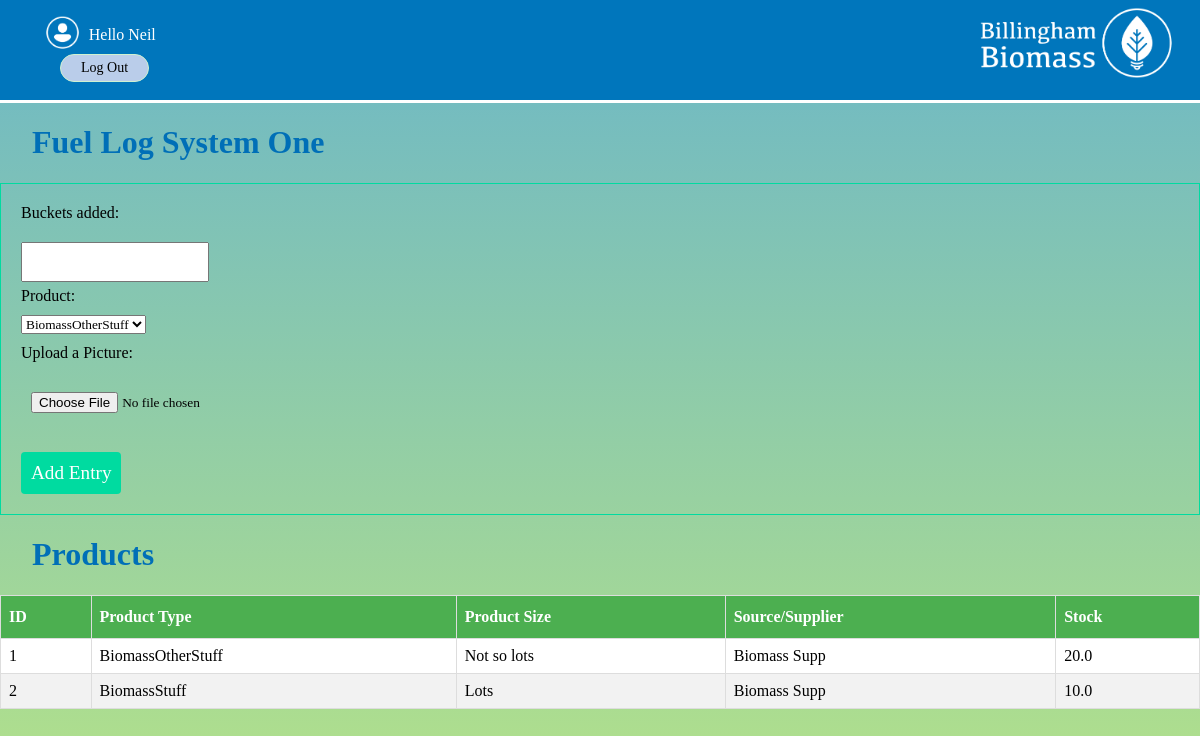
/systems/systemone/fuellog (signed in), run on an earlier commit of the app's database.
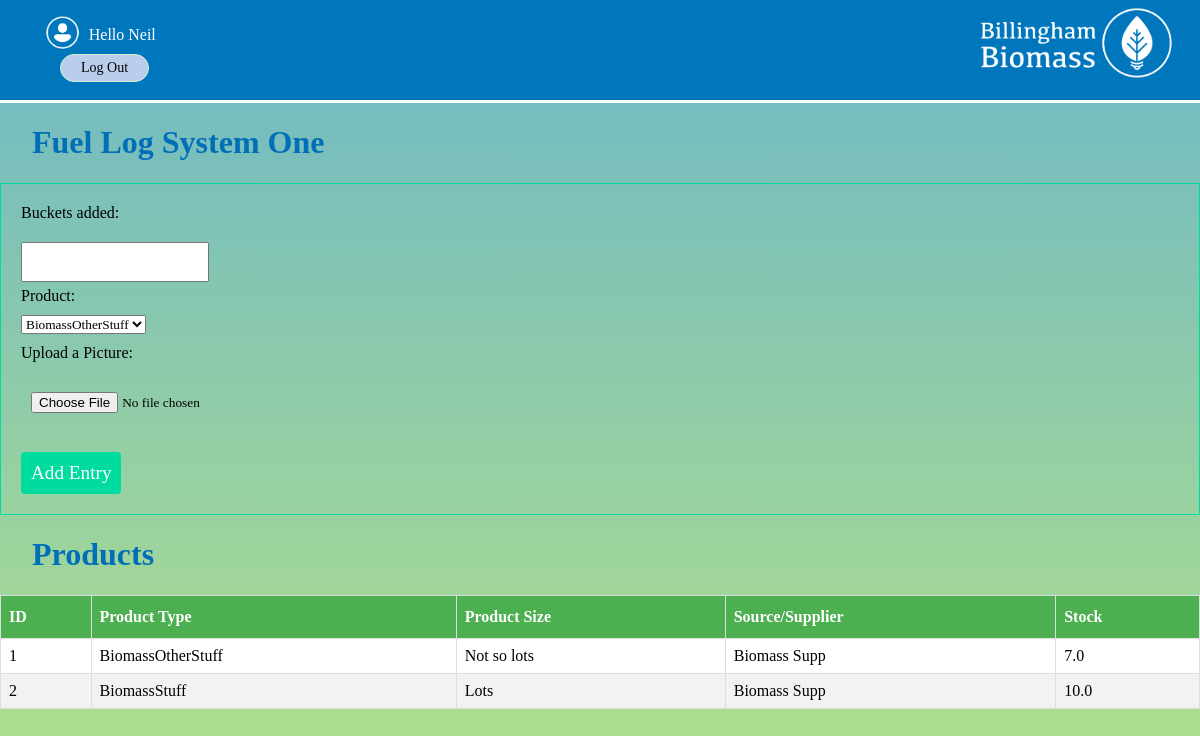
And on a later commit of the database.
### products/models.py (models this page shows, shortened)
class productsMod(models.Model):
    product_type = models.CharField(max_length=50)
    product_size = models.CharField(max_length=50)
    source_supplier = models.CharField(max_length=50)
    stock = models.FloatField()
    entry_date = models.DateTimeField(auto_now_add = True)
    entry_day = models.DateField(auto_now_add = True)
    staff = models.ForeignKey(User,on_delete=models.CASCADE)

### systems/views.py (the view)
# urls.py: path('systemone/fuellog',views.fuelLogSystemOne, name="fuellogsystemone"),
@login_required(login_url="/accounts/login/")
def fuelLogSystemOne(request):
    entries = FuelLogSystemOneMod.objects.all().order_by('date')
    products = productsMod.objects.all()
    if request.method == 'POST':
        form = forms.AddFuelLogOneForm(request.POST, request.FILES)
        productid = form['product'].value()
        product = productsMod.objects.get(id=productid)
        bucketsRemoved = form['buckets_added'].value()
        bucketsRemoved = float(bucketsRemoved)
        if form.is_valid():
            productid = form['product'].value()
            product = productsMod.objects.get(id=productid)
            bucketsRemoved = form['buckets_added'].value()
            bucketsRemoved = float(bucketsRemoved)
            product.stock = product.stock - bucketsRemoved
            product.save()
            instance = form.save(commit=False)
            instance.staff = request.user
            instance.save()
            return redirect('home')
    else:
        form = forms.AddFuelLogOneForm()
    return render(request,'systems/fuellogsystemone.html',{'form':form,'entry':entries,'products':products})

### systems/forms.py
class AddFuelLogOneForm(forms.ModelForm):
    def __init__(self, *args, **kwargs):
       super(AddFuelLogOneForm, self).__init__(*args, **kwargs)
       self.fields['thumb'].label = "Upload a Picture"
    class Meta:
        model = models.FuelLogSystemOneMod
        fields = ['buckets_added','product','thumb']

### systems/templates/systems/fuellogsystemone.html (shortened to what this page needs)
{% extends 'base_layout.html' %}
{% block content %}
<div class="wrapper">
  <h1>Fuel Log System One</h1>
  <form class="site-form" action="{%url 'systems:fuellogsystemone'%}" method="post" enctype="multipart/form-data">
      {{form}}
    <input type="submit" value="Add Entry">
  </form>
  <div class="monthly">
    <h1>Products</h1>
    <table>
      <thead>
      <th>ID</th>
      <th>Product Type</th>
      <th>Product Size</th>
      <th>Source/Supplier</th>
      <th>Stock</th>
      </thead>
      <tbody>
    {% for product in products %}
    <tr>
        <td>{{product.id}}</td>
        <td>{{product.product_type}}</td>
        <td>{{product.product_size}}</td>
        <td>{{product.source_supplier}}</td>
        <td>{{product.stock}}</td>
        </tr>
      {% endfor %}
        </tbody>
      </table>
  </div>
</div>
{% endblock %}

What changed in the data, as far as the page shows it:
changed productsMod "BiomassOtherStuff": stock "20.0" → "7.0"
